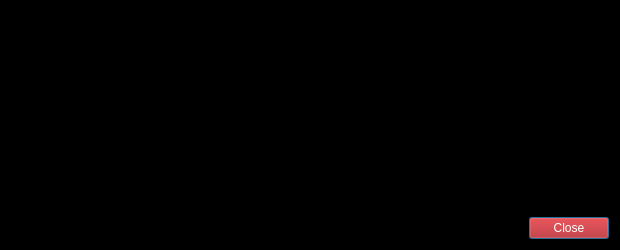
<?xml version="1.0" encoding="UTF-8"?>
<ui version="4.0">
 <class>TransactionDescDialog</class>
 <widget class="QDialog" name="TransactionDescDialog">
  <property name="geometry">
   <rect>
    <x>0</x>
    <y>0</y>
    <width>620</width>
    <height>250</height>
   </rect>
  </property>
  <property name="windowTitle">
   <string>Transaction details</string>
  </property>
  <property name="styleSheet">
   <string notr="true">color: rgb(198, 198, 198);
background-color: rgb(0, 0, 0);</string>
  </property>
  <layout class="QVBoxLayout" name="verticalLayout">
   <item>
    <widget class="QTextEdit" name="detailText">
     <property name="toolTip">
      <string>This pane shows a detailed description of the transaction</string>
     </property>
     <property name="readOnly">
      <bool>true</bool>
     </property>
    </widget>
   </item>
   <item>
    <widget class="QDialogButtonBox" name="buttonBox">
     <property name="styleSheet">
      <string notr="true">font: bold 9pt &quot;Sans Serif&quot;;
color: rgb(255, 255, 255);
background-color: rgb(183, 13, 13);</string>
     </property>
     <property name="orientation">
      <enum>Qt::Horizontal</enum>
     </property>
     <property name="standardButtons">
      <set>QDialogButtonBox::Close</set>
     </property>
    </widget>
   </item>
  </layout>
 </widget>
 <resources/>
 <connections>
  <connection>
   <sender>buttonBox</sender>
   <signal>accepted()</signal>
   <receiver>TransactionDescDialog</receiver>
   <slot>accept()</slot>
   <hints>
    <hint type="sourcelabel">
     <x>248</x>
     <y>254</y>
    </hint>
    <hint type="destinationlabel">
     <x>157</x>
     <y>274</y>
    </hint>
   </hints>
  </connection>
  <connection>
   <sender>buttonBox</sender>
   <signal>rejected()</signal>
   <receiver>TransactionDescDialog</receiver>
   <slot>reject()</slot>
   <hints>
    <hint type="sourcelabel">
     <x>316</x>
     <y>260</y>
    </hint>
    <hint type="destinationlabel">
     <x>286</x>
     <y>274</y>
    </hint>
   </hints>
  </connection>
 </connections>
</ui>
